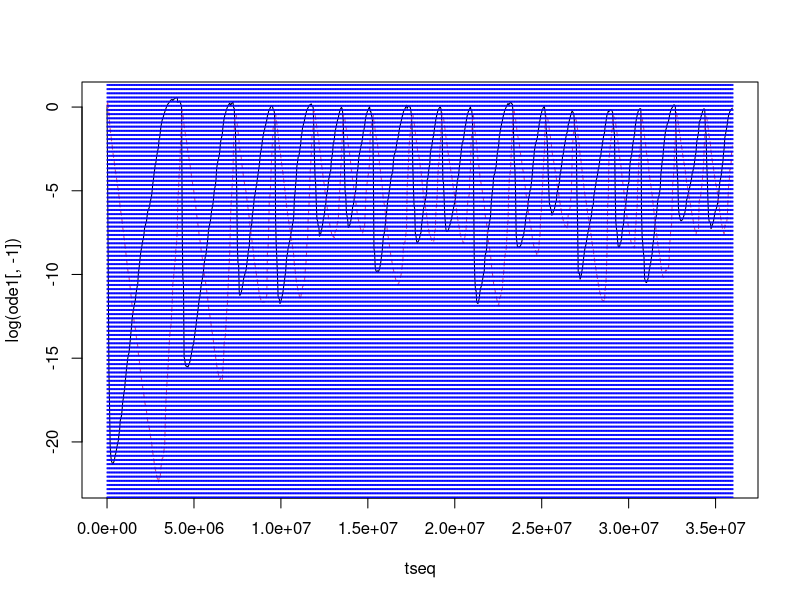
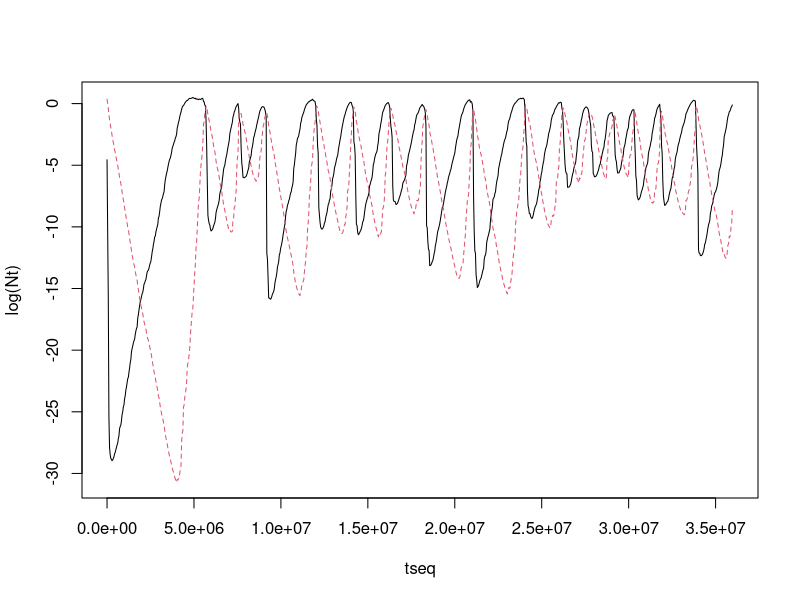
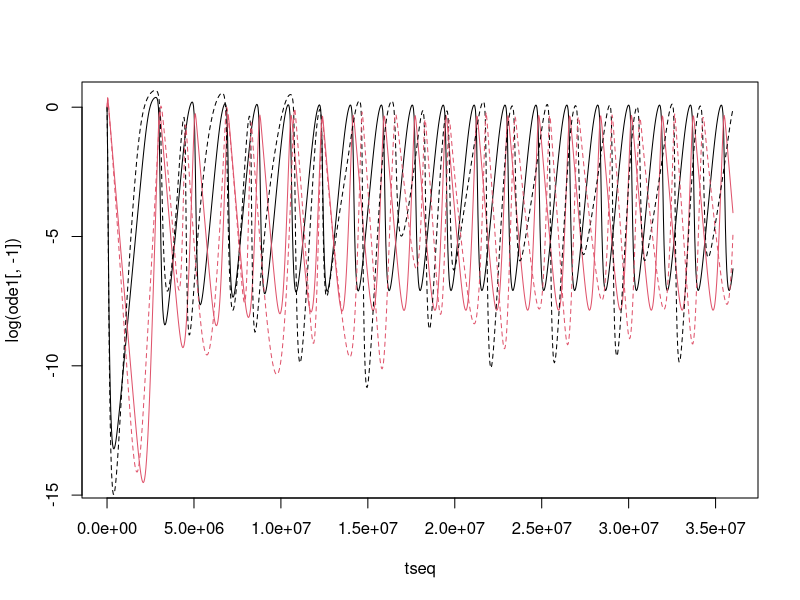
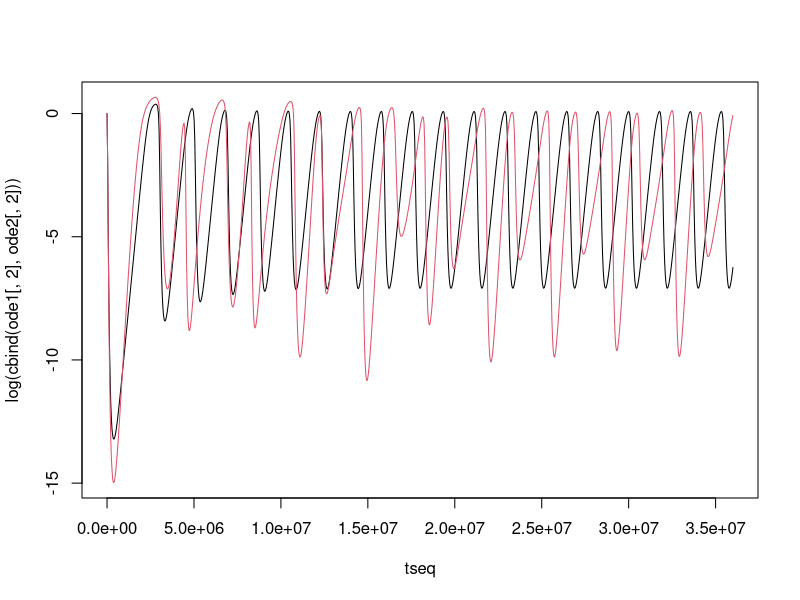
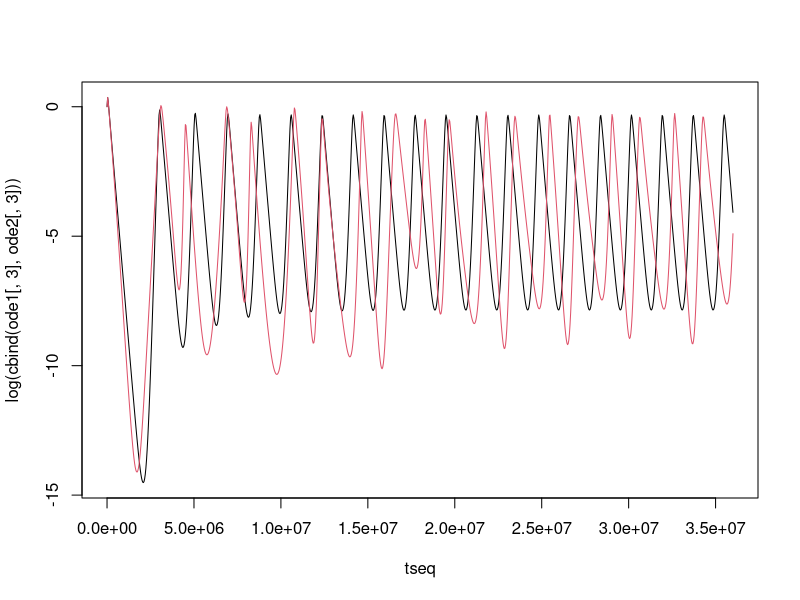
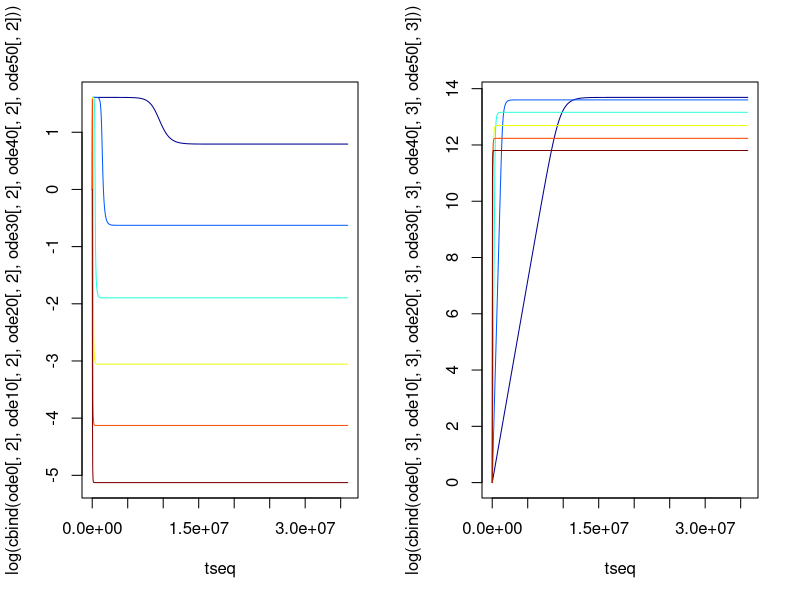
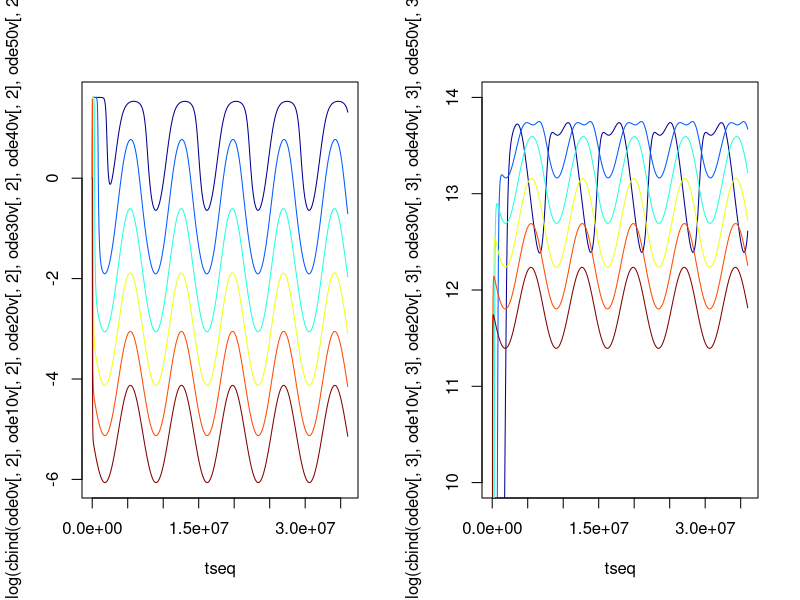
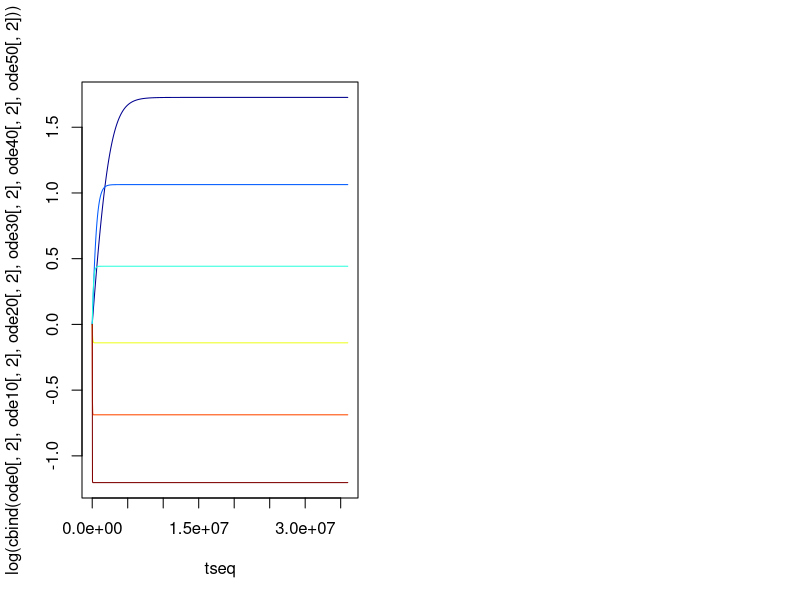

Write the R code that produced these figures, in order.
####################################################################################
# Include temperature fluctuations in pred-prey models from Fussmann et al. (2014) #
####################################################################################

# Functions ---------------------------------------------------------------

arrhenius <- function(Tt,E0,E1,T0=293.15,k=8.617*10^-5){
  E0 * exp( E1*(Tt-T0) / (k*Tt*T0) )
}

romac <- function(y,r,K,a,b,x,eps=0.85){
  R <- y[1]
  C <- y[2]
  dR <- R * ( r*(1-R/K) - a*C/(b+R) )
  dC <- C * ( eps*a*R/(b+R) - x )
  list(c(dR,dC))
}

  # R = prey biomass (g/m^2)
  # C = predator biomass (g/m^2)
  # r = prey intrinsic rate of increase (low density, absence of predator)
  # K = prey carrying capacity (absence of predators)
  # a = rate at which predator encounters prey
  # b = prey density at which predator is feeding at 1/2 max capacity
  # eps = number of predators produced for each prey eaten
  # x = consumption rate required for predator to sustain itself
  # tau = step length

romac_dis <- function(t,y,parms=NULL){
  
  tpos <- which(tseq>=t)[1]
  # use params from *element* number matching end of time interval
  
  r <- rseq[tpos]
  K <- Kseq[tpos]
  a <- aseq[tpos]
  b <- bseq[tpos]
  x <- xseq[tpos]

  romac(y,r,K,a,b,x)
  
}

romac_sin <- function(t,y,parms=NULL){
  
  Tt <- Tmu + 293.15 + Psd*sin(2*pi*t/lP) # these params defined externally
  
  r <- arrhenius(Tt,rE0,rE1)
  K <- arrhenius(Tt,KE0,KE1)
  a <- arrhenius(Tt,aE0,aE1)
  b <- arrhenius(Tt,bE0,bE1)
  x <- arrhenius(Tt,xE0,xE1)

  romac(y,r,K,a,b,x)
  
}

# Species parameters ------------------------------------------------------

rE0 <- 8.715*10^-7
KE0 <- 5.623
aE0 <- 8.408*10^-6
bE0 <- 3.664
xE0 <- 2.689*10^-6

# rE1 <- 0.84
# KE1 <- -0.772
# aE1 <- 0.467
# bE1 <- -0.114
# xE1 <- 0.639
  # From species-level averages
  # change slopes later
  # r units are per SECOND; pop more than triples every 24h

rE1 <- 0.84
KE1 <- -0.508
aE1 <- 0.708
bE1 <- -0.678
xE1 <- 0.428
  # From Fig. S1

# Simulations with discrete temperatures ----------------------------------

nt <- 1000 # number of timesteps to calculate densities for
tmax <- 10^4 * 60^2  # maximum length of time in seconds
tseq <- seq(0,tmax,length.out=nt)
nP <- 1000 # number of perturbations over time series
lP <- nt/nP # perturbation length in nt units - has to be whole number

Tmu <- 20
Psd <- 5
Pvals <- rnorm(nP,mean=0,sd=Psd)
Pt <- rep(Pvals,each=lP)
Ttseq <- rep(Tmu + 293.15,nt) + Pt

rseq <- arrhenius(Ttseq,rE0,rE1)
Kseq <- arrhenius(Ttseq,KE0,KE1)
aseq <- arrhenius(Ttseq,aE0,aE1)
bseq <- arrhenius(Ttseq,bE0,bE1)
xseq <- arrhenius(Ttseq,xE0,xE1)
eps <- 0.85
  # will have to hold each of these constant for multiple timesteps
  # (otherwise numerical approximation of continuous time doesn't work)

R0 <- 1
C0 <- 1

### Numerical integration

library(deSolve)
ode1 <- ode(y=c(R0=R0,C0=C0),times=tseq,func=romac_dis,parms=NULL)
matplot(tseq,log(ode1[,-1]),type="l")
abline(v=seq(0,tmax,length.out=nP+1),col="blue",lty=3)  
  # +1 accounts for t=0

### Euler's approximation at small timsteps

nf <- 10^3
Nt <- data.frame(R=rep(NA,nt),C=rep(NA,nt))

dt_i <- tseq[2]-tseq[1]
dt_j <- dt_i/nf

for(i in 1:nt){
  for(j in 1:nf){
    tcur <- (i-1)*dt_i + (j-1)*dt_j
    if(j==1){
      if(i==1){
        Ntcur <- c(R0,C0) + unlist(romac_dis(tcur,y=c(R0,C0)))*dt_j
      }
      if(i>1){
        Ntcur <- c(Nt[i-1,1],Nt[i-1,2]) + unlist(romac_dis(tcur,y=c(Nt[i-1,1],Nt[i-1,2])))*dt_j
      }
    }
    if(j>1){
      Ntcur <- c(Ntcur[1],Ntcur[2]) + unlist(romac_dis(tcur,y=c(Ntcur[1],Ntcur[2])))*dt_j
    }
  }
  Nt[i,] <- Ntcur
    # i indexes *end* of time interval
}
      
matplot(tseq,log(Nt),type="l")

# Simulations with sinusoidal temperatures --------------------------------

nt <- 1000 # number of timesteps to calculate densities for
tmax <- 10^4 * 60^2  # maximum length of time in seconds
tseq <- seq(0,tmax,length.out=nt)
lP <- tmax/10^1 # wavelength in seconds

Tmu <- 20 # mean temperature in degrees C
Psd <- 5 # wave amplitude

R0 <- 1
C0 <- 1

### Numerical integration

Psd <- 0
ode1 <- ode(y=c(R0=R0,C0=C0),times=tseq,func=romac_sin,parms=NULL)
Psd <- 5
ode2 <- ode(y=c(R0=R0,C0=C0),times=tseq,func=romac_sin,parms=NULL)
matplot(tseq,log(ode1[,-1]),type="l",lty=1)
matplot(tseq,log(ode2[,-1]),type="l",add=T,lty=2)

matplot(tseq,log(cbind(ode1[,2],ode2[,2])),type="l",lty=1)
matplot(tseq,log(cbind(ode1[,3],ode2[,3])),type="l",lty=1)
  # variance -> both predator and prey fluctuate slightly more and 
  # reach lower densities
  # also, cycles slightly slower
  # increasing variance accentuates these effects

### Brief results summary

  # DISCRETE
  # - sometimes transient dynamics persist for ages; other times, snaps straight into 
  # new regime 
  # - the longer the intervals between temperature switches, the lesss transient 
  # dynamics matter
  # - negative perturbations > positive perturbations?
  # - perturbations every timestep breaks the simulation

  # CONTINUOUS
  # - wavelength -> 0 => constant fluctuations
  # (but how does this compare to mean in cons env?)

  # predator dynamics (rate of increase) slower than prey -> sharp vs blunt peaks

# Chemostat resource ------------------------------------------------------

chemo <- function(y,a,b,x,eps=0.85,i=5,e=1){
  R <- y[1]
  C <- y[2]
  dR <- i - R * ( e + a*C/(b+R) )
  dC <- C * ( eps*a*R/(b+R) - x )
  list(c(dR,dC))
}
  # i = immigration rate
  # e = emmigration rate

chemo_sin <- function(t,y,parms=NULL){
  
  Tt <- Tmu + 293.15 + Psd*sin(2*pi*t/lP) 
    # these params defined externally
    # deterministic -> keeps phase the same for different sims
  
  a <- arrhenius(Tt,aE0,aE1)
  b <- arrhenius(Tt,bE0,bE1)
  x <- arrhenius(Tt,xE0,xE1)
  
  chemo(y,a,b,x)
  
}

nt <- 10^3 # number of timesteps to calculate densities for
tmax <- 10^4 * 60^2  # maximum length of time in seconds
tseq <- seq(0,tmax,length.out=nt)
lP <- tmax/5 # wavelength in seconds
R0 <- 1
C0 <- 1
Psd <- 0

### Constant temperature

Psd <- 0
Tmu <- 0
ode0 <- ode(y=c(R0=R0,C0=C0),times=tseq,func=chemo_sin,parms=NULL)
Tmu <- 10
ode10 <- ode(y=c(R0=R0,C0=C0),times=tseq,func=chemo_sin,parms=NULL)
Tmu <- 20
ode20 <- ode(y=c(R0=R0,C0=C0),times=tseq,func=chemo_sin,parms=NULL)
Tmu <- 30
ode30 <- ode(y=c(R0=R0,C0=C0),times=tseq,func=chemo_sin,parms=NULL)
Tmu <- 40
ode40 <- ode(y=c(R0=R0,C0=C0),times=tseq,func=chemo_sin,parms=NULL)
Tmu <- 50
ode50 <- ode(y=c(R0=R0,C0=C0),times=tseq,func=chemo_sin,parms=NULL)

require(fields)
par(mfrow=c(1,2))
matplot(tseq,
        log(cbind(ode0[,2],ode10[,2],ode20[,2],ode30[,2],ode40[,2],ode50[,2])),
        type="l",lty=1,col=tim.colors(6)
        )
matplot(tseq,
        log(cbind(ode0[,3],ode10[,3],ode20[,3],ode30[,3],ode40[,3],ode50[,3])),
        type="l",lty=1,col=tim.colors(6)
        )
  # K of both prey and pred decreases at higher temps (but faster to reach K)

### Fluctuating temperature

Psd <- 10
Tmu <- 0
ode0v <- ode(y=c(R0=R0,C0=C0),times=tseq,func=chemo_sin,parms=NULL)
Tmu <- 10
ode10v <- ode(y=c(R0=R0,C0=C0),times=tseq,func=chemo_sin,parms=NULL)
Tmu <- 20
ode20v <- ode(y=c(R0=R0,C0=C0),times=tseq,func=chemo_sin,parms=NULL)
Tmu <- 30
ode30v <- ode(y=c(R0=R0,C0=C0),times=tseq,func=chemo_sin,parms=NULL)
Tmu <- 40
ode40v <- ode(y=c(R0=R0,C0=C0),times=tseq,func=chemo_sin,parms=NULL)
Tmu <- 50
ode50v <- ode(y=c(R0=R0,C0=C0),times=tseq,func=chemo_sin,parms=NULL)

par(mfrow=c(1,2))
matplot(tseq,
        log(cbind(ode0v[,2],ode10v[,2],ode20v[,2],ode30v[,2],ode40v[,2],ode50v[,2])),
        type="l",lty=1,col=tim.colors(6)
        )
matplot(tseq,
        log(cbind(ode0v[,3],ode10v[,3],ode20v[,3],ode30v[,3],ode40v[,3],ode50v[,3])),
        type="l",lty=1,col=tim.colors(6),ylim=c(10,14)
        )
  # resource follows sin fluctuations (driven by sin fluctuations in pred feeding)
  # at low temps, predator fluctuations:
  # - prey maxima are more rounded
  # - pred fluctuations become "double-peaked"
  # - pred fluctuations shrink slightly but then become v. large at lowest temps

# Predator absent ---------------------------------------------------------

# absence of predator -> logistic prey dynamics

preyonly <- function(y,r,K){
  R <- y[1]
  dR <- R * ( r*(1-R/K) )
  list(dR)
}

preyonly_sin <- function(t,y,parms=NULL){
  Tt <- Tmu + 293.15 + Psd*sin(2*pi*t/lP) # these params defined externally
  r <- arrhenius(Tt,rE0,rE1)
  K <- arrhenius(Tt,KE0,KE1)
  preyonly(y,r,K)
}

nt <- 10^3 # number of timesteps to calculate densities for
tmax <- 10^4 * 60^2  # maximum length of time in seconds
tseq <- seq(0,tmax,length.out=nt)
lP <- tmax/5 # wavelength in seconds
R0 <- 1
Psd <- 0

### Constant temperature

Psd <- 0
Tmu <- 0
ode0 <- ode(y=c(R0=R0),times=tseq,func=preyonly_sin,parms=NULL)
Tmu <- 10
ode10 <- ode(y=c(R0=R0),times=tseq,func=preyonly_sin,parms=NULL)
Tmu <- 20
ode20 <- ode(y=c(R0=R0),times=tseq,func=preyonly_sin,parms=NULL)
Tmu <- 30
ode30 <- ode(y=c(R0=R0),times=tseq,func=preyonly_sin,parms=NULL)
Tmu <- 40
ode40 <- ode(y=c(R0=R0),times=tseq,func=preyonly_sin,parms=NULL)
Tmu <- 50
ode50 <- ode(y=c(R0=R0),times=tseq,func=preyonly_sin,parms=NULL)

require(fields)
par(mfrow=c(1,2))
matplot(tseq,
        log(cbind(ode0[,2],ode10[,2],ode20[,2],ode30[,2],ode40[,2],ode50[,2])),
        type="l",lty=1,col=tim.colors(6)
)
  # lower temp -> lower K (built into assumptions)
  
Psd <- 5
Tmu <- 0
ode0v <- ode(y=c(R0=R0),times=tseq,func=preyonly_sin,parms=NULL)
Tmu <- 10
ode10v <- ode(y=c(R0=R0),times=tseq,func=preyonly_sin,parms=NULL)
Tmu <- 20
ode20v <- ode(y=c(R0=R0),times=tseq,func=preyonly_sin,parms=NULL)
Tmu <- 30
ode30v <- ode(y=c(R0=R0),times=tseq,func=preyonly_sin,parms=NULL)
Tmu <- 40
ode40v <- ode(y=c(R0=R0),times=tseq,func=preyonly_sin,parms=NULL)
Tmu <- 50
ode50v <- ode(y=c(R0=R0),times=tseq,func=preyonly_sin,parms=NULL)

require(fields)
par(mfrow=c(1,2))
matplot(tseq,
        log(cbind(ode0v[,2],ode10v[,2],ode20v[,2],ode30v[,2],ode40v[,2],ode50v[,2])),
        type="l",lty=1,col=tim.colors(6)
)
  # fluctuations similar size   
  # but tracking slower at lower temps, so faster fluctuations may make a difference

rt_preyonly <- function(Rt,Tt){
  TtK <- Tt + 293.15
  r <- arrhenius(TtK,rE0,rE1)
  K <- arrhenius(TtK,KE0,KE1)
  rt <- r*(1-Rt/K)
}

nRseq <- 100
nTseq <- 6
Rtseq <- exp(seq(-1,0.5,length.out=nRseq))
Ttseq <- seq(10,40,length.out=nTseq)
Rxdat <- expand.grid(Rt=Rtseq,Tt=Ttseq)

rtmat <- matrix(nr=nRseq,nc=nTseq)
rtmat[] <- with(Rxdat,rt_preyonly(Rt,Tt))
par(mfrow=c(1,1))
matplot(log(Rtseq),rtmat,type="l",col=tim.colors(nTseq),lty=1)
abline(h=0,lty=3)
  # higher temp -> higher growth at low densities but lower K
  # slightly stronger regulation above than below K

# Constant predator -------------------------------------------------------

# generalist predator unaffected by resource (see Turchin)

### TODO
# - check approximation for errors, and how this varies with n perturbations
# - resource dynamics when generalist consumer unaffected by resource
# - compare different temp fluctuation sizes (instead of different means)
